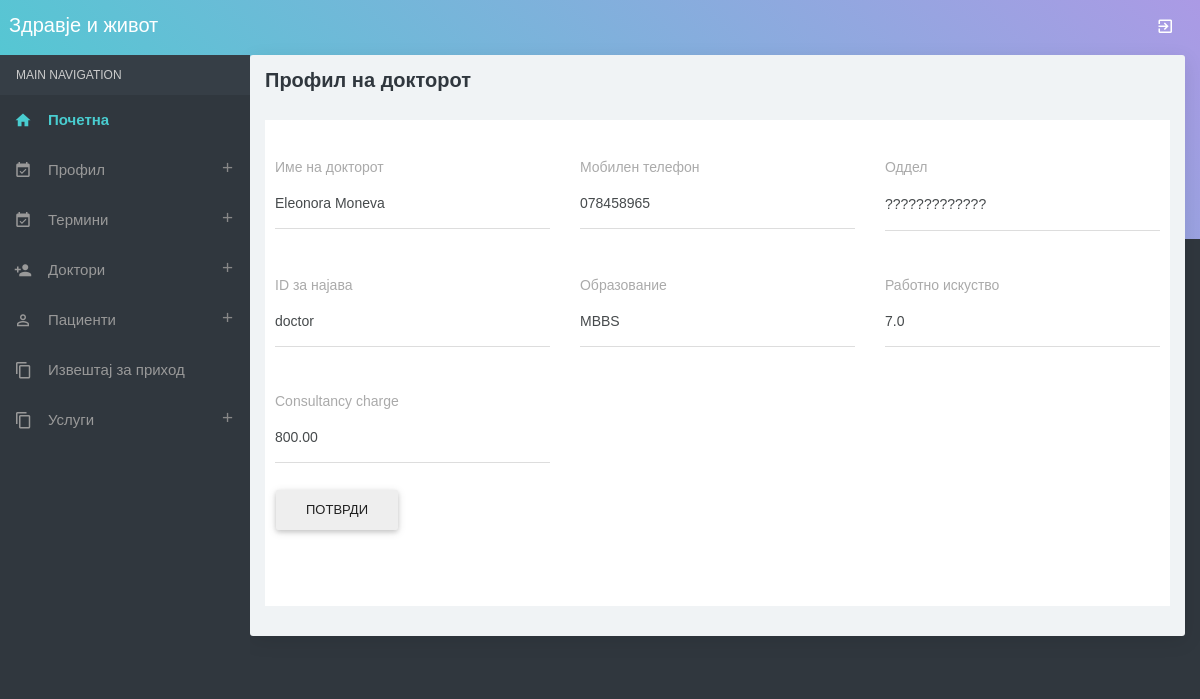
Screenshot of /doctorprofile.php (signed in) with the database file from the repository.
### tables this page shows
CREATE TABLE `doctor` (
  `doctorid` int(10) NOT NULL,
  `doctorname` varchar(50) NOT NULL,
  `mobileno` varchar(15) NOT NULL,
  `departmentid` int(10) NOT NULL,
  `loginid` varchar(25) NOT NULL,
  `password` varchar(25) NOT NULL,
  `status` varchar(10) NOT NULL,
  `education` varchar(25) NOT NULL,
  `experience` float(11,1) NOT NULL,
  `consultancy_charge` float(10,2) NOT NULL
);

### doctorprofile.php (the view, shortened to what this page needs)
<?php
include("adheader.php");
include("dbconnection.php");
if(isset($_SESSION[doctorid]))
{
	$sql="SELECT * FROM doctor WHERE doctorid='$_SESSION[doctorid]' ";
	$qsql = mysqli_query($con,$sql);
	$rsedit = mysqli_fetch_array($qsql);
}
?>
<div class="container-fluid">
    <div class="block-header">
        <h2>Профил на докторот</h2>
    </div>
    <div class="row clearfix">
        <div class="col-lg-12 col-md-12 col-sm-12 col-xs-12">
            <div class="card">
                <form method="post" action="" name="frmdoctprfl" onSubmit="return validateform()" style="padding: 10px">
                    <div class="row">
                        <div class="col-sm-4 col-xs-12">
                            <div class="form-group">
                                <label>Име на докторот</label>
                                <div class="form-line">
                                    <input class="form-control" type="text" name="doctorname" id="doctorname"
                                        value="<?php echo $rsedit[doctorname]; ?>" />
                                </div>
                            </div>
                        </div>
                        <div class="col-sm-4 col-xs-12">
                            <div class="form-group">
                                <label>Мобилен телефон</label>
                                <div class="form-line">
                                    <input class="form-control" type="text" name="mobilenumber" id="mobilenumber"
                                        value="<?php echo $rsedit[mobileno]; ?>" />
                                </div>
                            </div>
                        </div>
                        <div class="col-sm-4 col-xs-12">
                            <div class="form-group">
                                <label>Оддел</label>
                                <div class="form-line">
                                    <select name="select3" id="select3" class="form-control show-tick">
                                        <?php
													$sqldepartment= "SELECT * FROM department WHERE status='Active'";
													$qsqldepartment = mysqli_query($con,$sqldepartment);
													while($rsdepartment=mysqli_fetch_array($qsqldepartment))
													{
														if($rsdepartment[departmentid] == $rsedit[departmentid])
														{
															echo "<option value='$rsdepartment[departmentid]' selected>$rsdepartment[departmentname]</option>";
														}
														else
														{
															echo "<option value='$rsdepartment[departmentid]'>$rsdepartment[departmentname]</option>";
														}
													}
													?>
                                    </select>
                                </div>
                            </div>
                        </div>
                    </div>
                    <div class="row">
                        <div class="col-sm-4 col-xs-12">
                            <div class="form-group">
                                <label>ID за најава</label>
                                <div class="form-line">
                                    <input class="form-control" type="text" name="loginid" id="loginid"
                                        value="<?php echo $rsedit[loginid]; ?>" />
                                </div>
                            </div>
                        </div>
                        <div class="col-sm-4 col-xs-12">
                            <div class="form-group">
                                <label>Образование</label>
                                <div class="form-line">
                                    <input class="form-control" type="text" name="education" id="education"
                                        value="<?php echo $rsedit[education]; ?>" />
                                </div>
                            </div>
                        </div>
                        <div class="col-sm-4 col-xs-12">
                            <div class="form-group">
                                <label>Работно искуство</label>
                                <div class="form-line">
                                    <input class="form-control" type="text" name="experience" id="experience"
                                        value="<?php echo $rsedit[experience]; ?>" />
                                </div>
                            </div>
                        </div>
                        <div class="col-sm-4 col-xs-12">
                            <div class="form-group">
                                <label>Consultancy charge</label>
                                <div class="form-line">
                                    <input class="form-control" type="text" name="consultancy_charge"
                                        id="consultancy_charge" value="<?php echo $rsedit[consultancy_charge]; ?>" />
                                </div>
                            </div>
                            <input class="btn btn-raised" type="submit" name="submit" id="submit" value="Потврди" />
                        </div>
                    </div>
                </form>
                <p>&nbsp;</p>
            </div>
        </div>
    </div>
</div>
<?php
												include("adfooter.php");
												?>

### rows the page displays
doctor: doctorname "Eleonora Moneva", mobilenumber "078458965", loginid "doctor", education "MBBS", experience "7.0", consultancy_charge "800.00"

### other values shown
form field select3 "?????????????"
